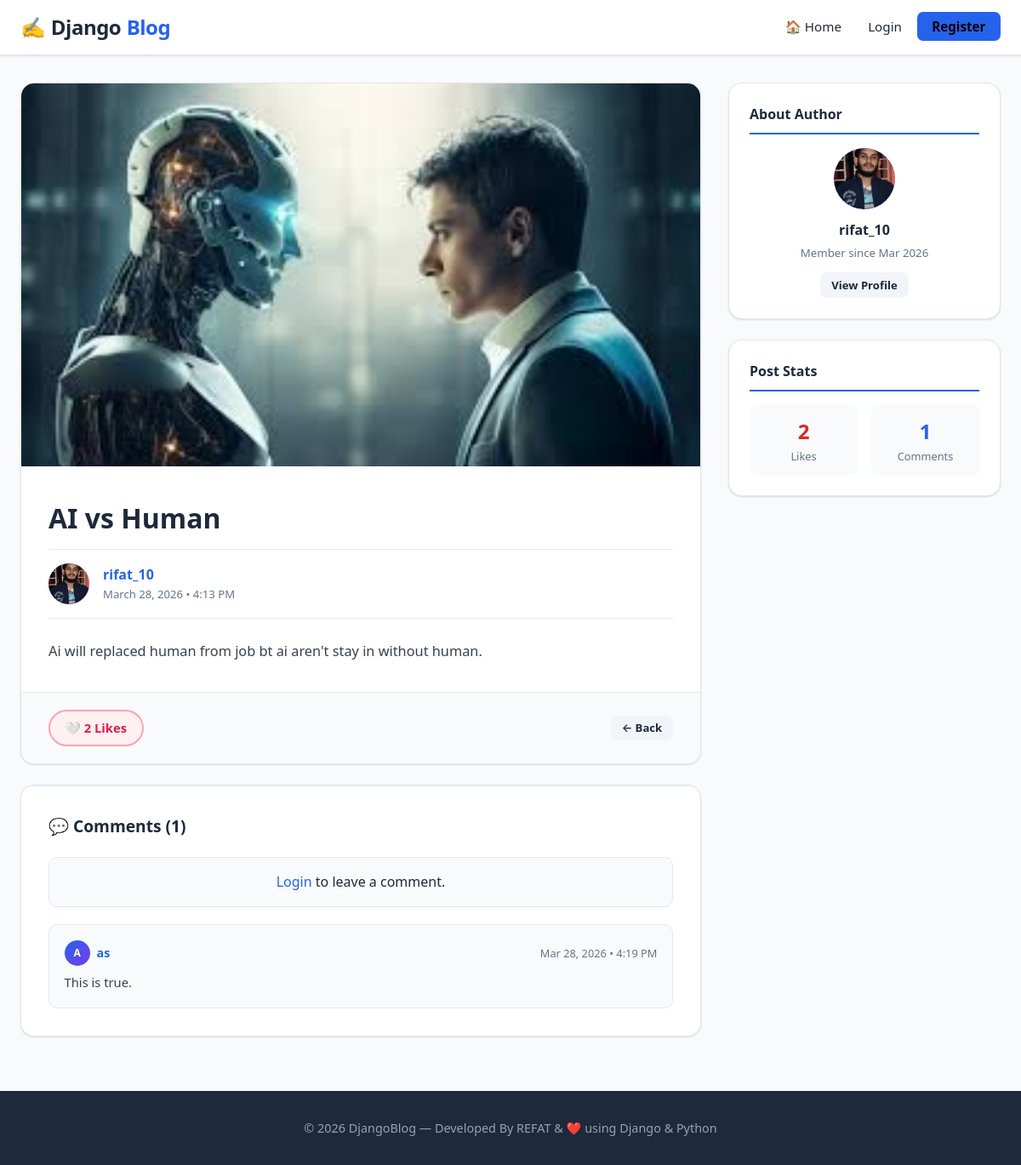
The app's page /post/1/ with its own data.
### blog/models.py (models this page shows, shortened)
class Post(models.Model):
    title = models.CharField(max_length=200)
    content = models.TextField()
    author = models.ForeignKey(User, on_delete=models.CASCADE, related_name='posts')
    created_date = models.DateTimeField(default=timezone.now)
    updated_date = models.DateTimeField(auto_now=True)
    image = models.ImageField(upload_to='post_images/', blank=True, null=True)
    class Meta:
        ordering = ['-created_date']
    def total_likes(self):
        return self.likes.count()
    def total_comments(self):
        return self.comments.count()

class UserProfile(models.Model):
    user = models.OneToOneField(User, on_delete=models.CASCADE, related_name='profile')
    bio = models.TextField(blank=True, null=True, max_length=500)
    profile_pic = models.ImageField(upload_to='profile_pics/', blank=True, null=True)
    location = models.CharField(max_length=100, blank=True, null=True)
    website = models.URLField(blank=True, null=True)

class Comment(models.Model):
    post = models.ForeignKey(Post, on_delete=models.CASCADE, related_name='comments')
    author = models.ForeignKey(User, on_delete=models.CASCADE, related_name='comments')
    content = models.TextField()
    created_date = models.DateTimeField(default=timezone.now)
    class Meta:
        ordering = ['created_date']

### blog/views.py (the view, shortened to what this page needs)
# urls.py: path('post/<int:pk>/', views.post_detail, name='post_detail'),
def post_detail(request, pk):
    post = get_object_or_404(Post, pk=pk)
    comments = post.comments.all().select_related('author', 'author__profile')
    comment_form = CommentForm()
    user_liked = False
    if request.user.is_authenticated:
        user_liked = Like.objects.filter(post=post, user=request.user).exists()
    return render(request, 'blog/post_detail.html', {
        'post': post, 'comments': comments,
        'comment_form': comment_form, 'user_liked': user_liked,
    })

### blog/templates/blog/post_detail.html (shortened to what this page needs)
{% extends 'blog/base.html' %}
{% block content %}
<div class="post-detail-wrap">
  <div>
    <article class="post-detail-main">
      {% if post.image %}
        <img src="{{ post.image.url }}" alt="{{ post.title }}" class="post-detail-image" />
      {% endif %}
      <div class="post-detail-content">
        <h1 class="post-detail-title">{{ post.title }}</h1>
        <div class="post-meta-bar">
          <div class="author-avatar author-avatar-lg">
            {% if post.author.profile.profile_pic %}
              <img src="{{ post.author.profile.profile_pic.url }}" class="avatar-img" alt="pic" />
            {% else %}
              {{ post.author.username|first|upper }}
            {% endif %}
          </div>
          <div>
            <div style="font-weight:700;">
              <a href="{% url 'profile' post.author.username %}">{{ post.author.username }}</a>
            </div>
            <div style="font-size:0.82rem;color:var(--text-muted);">{{ post.created_date|date:"F d, Y • g:i A" }}</div>
          </div>
        </div>
        <div class="post-body">{{ post.content }}</div>
      </div>
      <div class="post-actions-bar">
        {% if user.is_authenticated %}
          <button class="like-btn {% if user_liked %}liked{% endif %}" id="likeBtn" data-post-id="{{ post.pk }}">
            <span class="heart">{% if user_liked %}❤️{% else %}🤍{% endif %}</span>
            <span id="likeCount">{{ post.total_likes }}</span> Likes
          </button>
        {% else %}
          <a href="{% url 'login' %}?next={{ request.path }}" class="like-btn">🤍 {{ post.total_likes }} Likes</a>
        {% endif %}
        <a href="{% url 'home' %}" class="btn btn-light btn-sm" style="margin-left:auto;">← Back</a>
      </div>
    </article>
    <div class="post-detail-main" style="margin-top:1.5rem;">
      <div class="comments-section">
        <h3 style="font-size:1.2rem;font-weight:700;margin-bottom:1.25rem;">💬 Comments ({{ post.total_comments }})</h3>
        {% if user.is_authenticated %}
          <div class="comment-form-wrap">
            <div style="display:flex;align-items:center;gap:0.6rem;margin-bottom:0.75rem;">
              <div class="author-avatar">
                {% if user.profile.profile_pic %}
                  <img src="{{ user.profile.profile_pic.url }}" class="avatar-img" alt="pic" />
                {% else %}
                  {{ user.username|first|upper }}
                {% endif %}
              </div>
              <strong>{{ user.username }}</strong>
            </div>
            <form method="post">
              {% csrf_token %}
              <div class="form-group">
                {{ comment_form.content }}
                {% if comment_form.content.errors %}<p class="form-error">{{ comment_form.content.errors.0 }}</p>{% endif %}
              </div>
              <button type="submit" class="btn btn-primary btn-sm">Post Comment</button>
            </form>
          </div>
        {% else %}
          <div style="background:var(--light-bg);padding:1rem;border-radius:var(--radius);margin-bottom:1.25rem;text-align:center;border:1px solid var(--border);">
            <a href="{% url 'login' %}?next={{ request.path }}">Login</a> to leave a comment.
          </div>
        {% endif %}
        {% if comments %}
          <div class="comment-list">
            {% for comment in comments %}
              <div class="comment-item">
                <div class="comment-header">
                  <div class="comment-author">
                    <div class="author-avatar">
                      {% if comment.author.profile.profile_pic %}
                        <img src="{{ comment.author.profile.profile_pic.url }}" class="avatar-img" alt="pic" />
                      {% else %}
                        {{ comment.author.username|first|upper }}
                      {% endif %}
                    </div>
                    <a href="{% url 'profile' comment.author.username %}">{{ comment.author.username }}</a>
                  </div>
                  <div style="display:flex;align-items:center;gap:0.75rem;">
                    <span class="comment-date">{{ comment.created_date|date:"M d, Y • g:i A" }}</span>
                  </div>
                </div>
                <p class="comment-content">{{ comment.content }}</p>
              </div>
            {% endfor %}
          </div>
        {% else %}
          <div class="empty-state" style="padding:2rem;"><p>No comments yet. Be the first!</p></div>
        {% endif %}
      </div>
    </div>
  </div>
  <aside>
    <div class="sidebar-card">
      <div class="sidebar-card-title">About Author</div>
      <div style="text-align:center;">
        <div class="author-avatar author-avatar-lg" style="width:72px;height:72px;font-size:1.5rem;margin:0 auto 0.75rem;">
          {% if post.author.profile.profile_pic %}
            <img src="{{ post.author.profile.profile_pic.url }}" class="avatar-img" alt="pic" />
          {% else %}
            {{ post.author.username|first|upper }}
          {% endif %}
        </div>
        <h4 style="font-weight:700;">{{ post.author.username }}</h4>
        {% if post.author.profile.bio %}
          <p style="font-size:0.83rem;color:var(--text-muted);margin:0.4rem 0 0.75rem;">{{ post.author.profile.bio|truncatechars:80 }}</p>
        {% else %}
          <p style="font-size:0.83rem;color:var(--text-muted);margin:0.25rem 0 0.75rem;">Member since {{ post.author.date_joined|date:"M Y" }}</p>
        {% endif %}
        <a href="{% url 'profile' post.author.username %}" class="btn btn-light btn-sm">View Profile</a>
      </div>
    </div>
    <div class="sidebar-card">
      <div class="sidebar-card-title">Post Stats</div>
      <div style="display:grid;grid-template-columns:1fr 1fr;gap:1rem;text-align:center;">
        <div style="background:var(--light-bg);padding:0.75rem;border-radius:8px;">
          <div style="font-size:1.5rem;font-weight:800;color:var(--danger);">{{ post.total_likes }}</div>
          <div style="font-size:0.8rem;color:var(--text-muted);">Likes</div>
        </div>
        <div style="background:var(--light-bg);padding:0.75rem;border-radius:8px;">
          <div style="font-size:1.5rem;font-weight:800;color:var(--primary);">{{ post.total_comments }}</div>
          <div style="font-size:0.8rem;color:var(--text-muted);">Comments</div>
        </div>
      </div>
    </div>
  </aside>
</div>
{% endblock %}

### static/css/style.css (style rules this page uses)
:root { --primary: #2563eb; --primary-dark: #1d4ed8; --secondary: #64748b; --success: #16a34a; --danger: #dc2626; --warning: #d97706; --light-bg: #f8fafc; --card-bg: #ffffff; --border: #e2e8f0; --text-main: #1e293b; --text-muted: #64748b; --shadow: 0 1px 3px rgba(0,0,0,0.08), 0 1px 2px rgba(0,0,0,0.06); --shadow-md: 0 4px 6px rgba(0,0,0,0.07), 0 2px 4px rgba(0,0,0,0.06); --shadow-lg: 0 10px 15px rgba(0,0,0,0.1), 0 4px 6px rgba(0,0,0,0.05); --radius: 10px; --radius-lg: 16px; }
* { margin: 0; padding: 0; box-sizing: border-box; }
body { font-family: 'Segoe UI', system-ui, -apple-system, sans-serif; background: var(--light-bg); color: var(--text-main); line-height: 1.6; min-height: 100vh; }
a { text-decoration: none; color: var(--primary); transition: color 0.2s; }
img { max-width: 100%; height: auto; }
.btn { display: inline-flex; align-items: center; gap: 0.4rem; padding: 0.6rem 1.3rem; border-radius: 8px; font-weight: 600; font-size: 0.9rem; border: none; cursor: pointer; transition: all 0.2s; text-decoration: none; line-height: 1.4; }
.btn-light { background: #f1f5f9; color: var(--text-main); }
.btn-sm { padding: 0.35rem 0.8rem; font-size: 0.82rem; }
.author-avatar { width: 30px; height: 30px; border-radius: 50%; background: linear-gradient(135deg, var(--primary), #7c3aed); display: flex; align-items: center; justify-content: center; color: #fff; font-size: 0.75rem; font-weight: 700; flex-shrink: 0; }
.author-avatar-lg { width: 48px; height: 48px; font-size: 1rem; }
.post-detail-wrap { display: grid; grid-template-columns: 1fr 320px; gap: 2rem; align-items: start; }
.post-detail-main { background: var(--card-bg); border-radius: var(--radius-lg); box-shadow: var(--shadow); overflow: hidden; border: 1px solid var(--border); }
.post-detail-image { width: 100%; max-height: 450px; object-fit: cover; }
.post-detail-content { padding: 2rem; }
.post-detail-title { font-size: 2rem; font-weight: 800; color: var(--text-main); margin-bottom: 1rem; line-height: 1.3; }
.post-meta-bar { display: flex; align-items: center; gap: 1rem; padding: 1rem 0; border-top: 1px solid var(--border); border-bottom: 1px solid var(--border); margin-bottom: 1.5rem; flex-wrap: wrap; }
.post-body { font-size: 1.02rem; line-height: 1.8; color: #374151; white-space: pre-wrap; }
.post-actions-bar { display: flex; align-items: center; gap: 1rem; padding: 1.25rem 2rem; background: var(--light-bg); border-top: 1px solid var(--border); flex-wrap: wrap; }
.like-btn { display: inline-flex; align-items: center; gap: 0.4rem; padding: 0.5rem 1.1rem; border-radius: 30px; font-size: 0.92rem; font-weight: 600; border: 2px solid #fda4af; background: #fff1f2; color: #e11d48; cursor: pointer; transition: all 0.2s; }
.sidebar-card { background: var(--card-bg); border-radius: var(--radius-lg); box-shadow: var(--shadow); padding: 1.5rem; border: 1px solid var(--border); margin-bottom: 1.5rem; }
.sidebar-card-title { font-size: 1rem; font-weight: 700; color: var(--text-main); margin-bottom: 1rem; padding-bottom: 0.5rem; border-bottom: 2px solid var(--primary); }
.comments-section { padding: 2rem; border-top: 1px solid var(--border); }
.comment-list { display: flex; flex-direction: column; gap: 1rem; }
.comment-item { background: var(--light-bg); border-radius: var(--radius); padding: 1.1rem; border: 1px solid var(--border); }
.comment-header { display: flex; align-items: center; justify-content: space-between; margin-bottom: 0.5rem; }
.comment-author { display: flex; align-items: center; gap: 0.5rem; font-weight: 600; font-size: 0.9rem; }
.comment-date { font-size: 0.8rem; color: var(--text-muted); }
.comment-content { font-size: 0.92rem; line-height: 1.6; color: #374151; }
.avatar-img { width: 100%; height: 100%; object-fit: cover; border-radius: 50%; }
.author-avatar { overflow: hidden; flex-shrink: 0; }

### records on screen
Post: image (picture), title "AI vs Human", author.profile.profile_pic (picture), author.username "rifat_10", created_date "March 28, 2026 • 4:13 PM", content "Ai will replaced human from job bt ai aren't stay in without human.", total_likes "2", total_comments "1", author.date_joined "Mar 2026"
Comment: author.username|first "A", author.username "as", created_date "Mar 28, 2026 • 4:19 PM", content "This is true."
